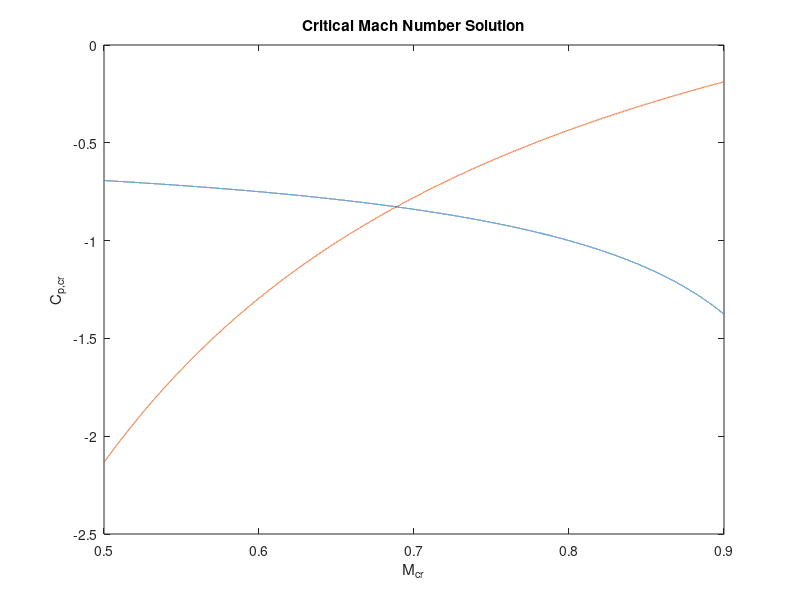

MATLAB code to generate this figure: (Note: this script raises an error after producing the figure.)
Mcr =0.5:0.00001:0.90;
g1 = -0.6 * (1-Mcr.^2).^-0.5;
g2 = (2*(1.4*Mcr.^2).^-1) .* (((1+(1.4-1)/2)*(1+((1.4-1)/2)*Mcr.^2).^-1).^(1.4/(1-1.4))-1);

plot(Mcr,g1)
hold on
plot(Mcr,g2)
hold off
xlabel("M_{cr}")
ylabel("C_{p,cr}")
title("Critical Mach Number Solution")
legend('Prandlt-Glauert','Isentropic','Location','sw')
grid on
exportgraphics(gcf,'Critical Mach 1.png','Resolution',500)
    
res = abs(g2 - g1);
g1_soln = g1(find(res == min(abs(g2 - g1))));
g2_soln = g2(find(res == min(abs(g2 - g1))));

error = abs(g2_soln - g1_soln)
Mcr = Mcr(find(res == min(abs(g2 - g1))))
cp_crit = g1_soln